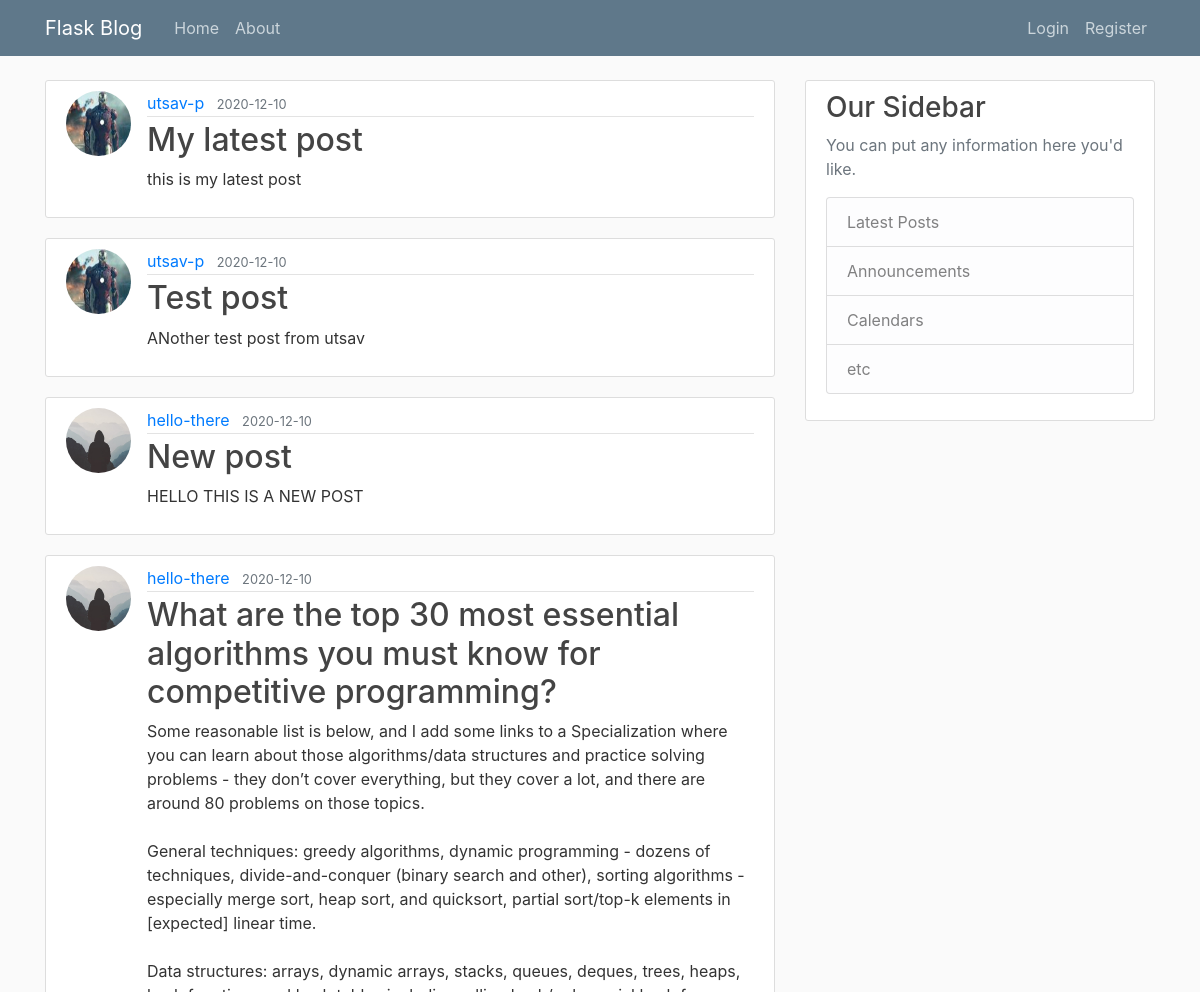
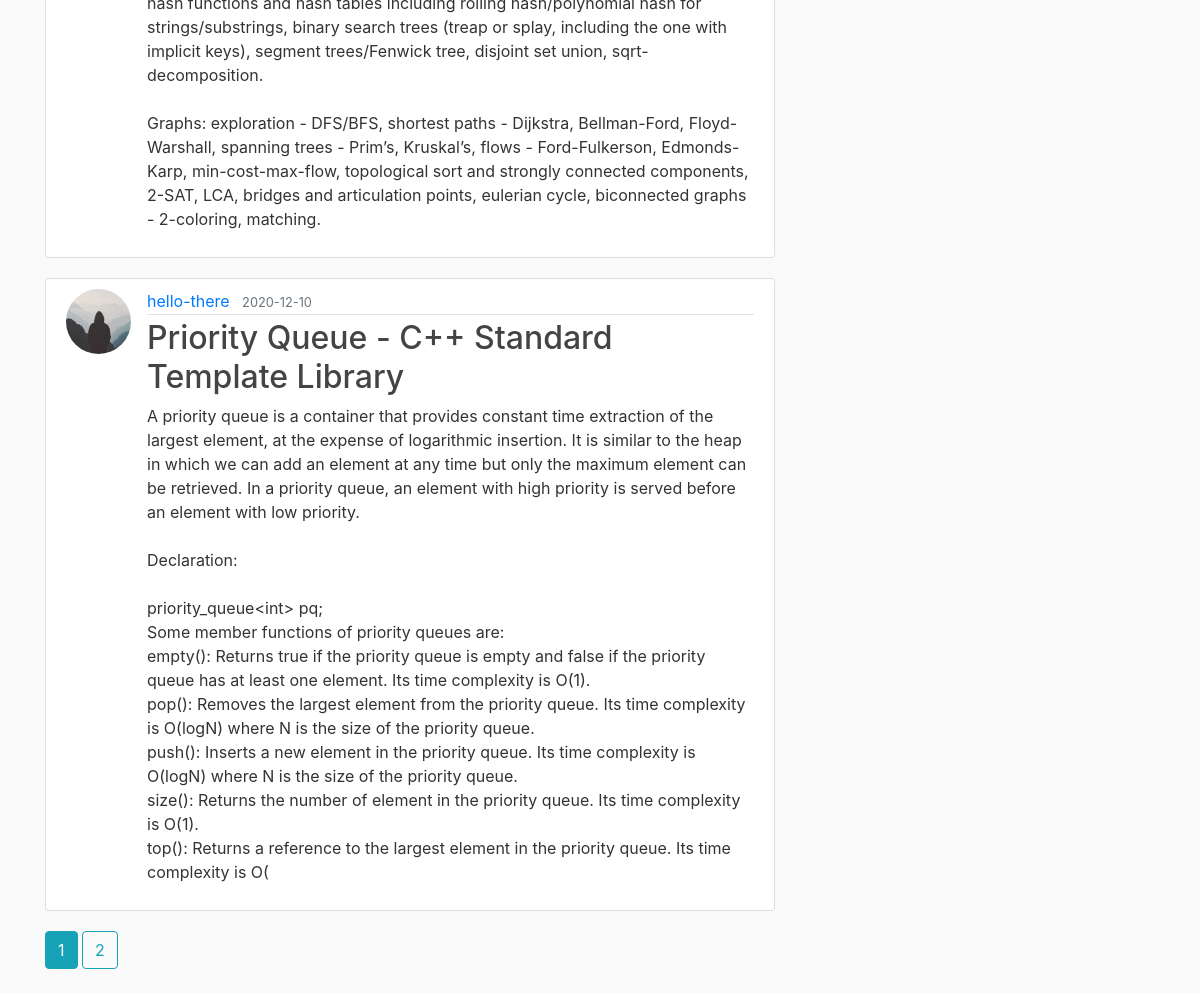
The page /home on the database its author committed (2 pictures, top to bottom).
### flaskblog/models.py (models this page shows, shortened)
class Post(db.Model):
    id = db.Column(db.Integer, primary_key=True)
    title = db.Column(db.String(100), nullable=False)
    date_posted = db.Column(db.DateTime, nullable=False, default=datetime.utcnow)
    content = db.Column(db.Text, nullable=False)
    user_id = db.Column(db.Integer, db.ForeignKey('user.id'), nullable=False)

class User(db.Model, UserMixin):
    id = db.Column(db.Integer, primary_key=True)
    username = db.Column(db.String(20), unique=True, nullable=False)
    email = db.Column(db.String(120), unique=True, nullable=False)
    image_file = db.Column(db.String(20), nullable=False, default='default.jpg')
    password = db.Column(db.String(60), nullable=False)
    posts = db.relationship('Post', backref='author', lazy=True)

### flaskblog/routes.py (the view)
@app.route("/")
@app.route("/home")
def home():
    page = request.args.get('page', default=1, type=int)
    posts = Post.query.order_by(Post.date_posted.desc()).paginate(page=page, per_page=5)
    return render_template('home.html', posts=posts)

### flaskblog/templates/home.html (shortened to what this page needs)
{% extends "layout.html" %}
{% block content%}
    {% for post in posts.items %}
    <article class="media content-section">
      <img class="rounded-circle article-img" src="{{ url_for('static', filename = 'profile_pics/' + post.author.image_file) }}">
        <div class="media-body">
          <div class="article-metadata">
            <a class="mr-2" href="{{ url_for('user_posts', username=post.author.username) }}">{{ post.author.username }}</a>
            <small class="text-muted">{{ post.date_posted.strftime('%Y-%m-%d') }}</small>
          </div>
          <h2><a class="article-title" href="{{ url_for('post', post_id = post.id) }}">{{ post.title }}</a></h2>
          <p class="article-content">{{ post.content }}</p>
        </div>
    </article>
    {% endfor %}
    {% for page_num in posts.iter_pages(left_edge=1, right_edge=1, left_current=1, right_current=2) %}
    {% if page_num %}
         {% if posts.page == page_num %}
            <a class="btn btn-info mb-4" href="{{ url_for('home', page=page_num) }}">{{ page_num }}</a>
        {% else %}
            <a class="btn btn-outline-info mb-4" href="{{ url_for('home', page=page_num) }}">{{ page_num }}</a>
        {% endif %}
    {% endif %}
    {% endfor %}
{% endblock content%}

### flaskblog/templates/layout.html (shortened to what this page needs)
<!DOCTYPE html>
<html lang="en">
<head>
    <link rel="stylesheet" href="https://cdn.jsdelivr.net/npm/bootstrap@4.5.3/dist/css/bootstrap.min.css">
    <link rel="stylesheet" type="text/css" href="{{ url_for('static', filename='main.css') }}">
</head>
<body>
<header class="site-header">
  <nav class="navbar navbar-expand-md navbar-dark bg-steel fixed-top">
    <div class="container">
      <a class="navbar-brand mr-4" href="/">Flask Blog</a>
      <div class="collapse navbar-collapse" id="navbarToggle">
        <div class="navbar-nav mr-auto">
          <a class="nav-item nav-link" href="{{ url_for('home') }}">Home</a>
          <a class="nav-item nav-link" href="{{ url_for('about') }}">About</a>
        </div>
        <div class="navbar-nav">
            {% if current_user.is_authenticated %}
            <a class="nav-item nav-link" href="{{ url_for('new_post') }}">New Post</a>
            <a class="nav-item nav-link" href="{{ url_for('account') }}">Account</a>
            <a class="nav-item nav-link" href="{{ url_for('logout') }}">Logout</a>
            {% else %}
              <a class="nav-item nav-link" href="{{ url_for('login') }}">Login</a>
              <a class="nav-item nav-link" href="{{ url_for('register') }}">Register</a>
            {% endif %}
        </div>
      </div>
    </div>
  </nav>
</header>
    <main role="main" class="container">
    <div class="row">
        <div class="col-md-8">
        {% block content %}{% endblock %}
        </div>
        <div class="col-md-4">
        <div class="content-section">
            <h3>Our Sidebar</h3>
            <p class='text-muted'>You can put any information here you'd like.
            <ul class="list-group">
                <li class="list-group-item list-group-item-light">Latest Posts</li>
                <li class="list-group-item list-group-item-light">Announcements</li>
                <li class="list-group-item list-group-item-light">Calendars</li>
                <li class="list-group-item list-group-item-light">etc</li>
            </ul>
            </p>
        </div>
        </div>
    </div>
    </main>
</body>
</html>

### flaskblog/static/main.css (style rules this page uses)
body { background: #fafafa; color: #333333; margin-top: 5rem; }
h1, h2, h3, h4, h5, h6 { color: #444444; }
.bg-steel { background-color: #5f788a; }
.site-header .navbar-nav .nav-link { color: #cbd5db; }
.content-section { background: #ffffff; padding: 10px 20px; border: 1px solid #dddddd; border-radius: 3px; margin-bottom: 20px; }
.article-title { color: #444444; }
.article-content { white-space: pre-line; }
.article-img { height: 65px; width: 65px; margin-right: 16px; }
.article-metadata { padding-bottom: 1px; margin-bottom: 4px; border-bottom: 1px solid #e3e3e3 }

### rows shown on the page
Post: image_file (picture), author.username "utsav-p", date_posted "2020-12-10", title "My latest post", content "this is my latest post"
Post: image_file (picture), author.username "utsav-p", date_posted "2020-12-10", title "Test post", content "ANother test post from utsav"
Post: image_file (placeholder picture), author.username "hello-there", date_posted "2020-12-10", title "New post", content "HELLO THIS IS A NEW POST"
Post: image_file (placeholder picture), author.username "hello-there", date_posted "2020-12-10", title "What are the top 30 most essential algorithms you must know for competitive programming?", content "Some reasonable list is below, and I add some links to a Specialization where you can learn about those algorithms/data structures and practice solving problems - they don’t cover everything, but they cover a lot, and there are around 80 problems on those topics. General techniques: greedy algorithms, dynamic programming - dozens of techniques, divide-and-conquer (binary search and other), sorting algorithms - especially merge sort, heap sort, and quicksort, partial sort/top-k elements in [expected] linear time. Data structures: arrays, dynamic arrays, stacks, queues, deques, trees, heaps, hash functions and hash tables including rolling hash/polynomial hash for strings/substrings, binary…"
Post: image_file (placeholder picture), author.username "hello-there", date_posted "2020-12-10", title "Priority Queue - C++ Standard Template Library", content "A priority queue is a container that provides constant time extraction of the largest element, at the expense of logarithmic insertion. It is similar to the heap in which we can add an element at any time but only the maximum element can be retrieved. In a priority queue, an element with high priority is served before an element with low priority. Declaration: priority_queue<int> pq; Some member functions of priority queues are: empty(): Returns true if the priority queue is empty and false if the priority queue has at least one element. Its time complexity is O(1). pop(): Removes the largest element from the priority queue. Its time complexity is O(logN) where N is the size of the priority…"

### other values the page prints
{{ page_num }} "1"
{{ page_num }} "2"
